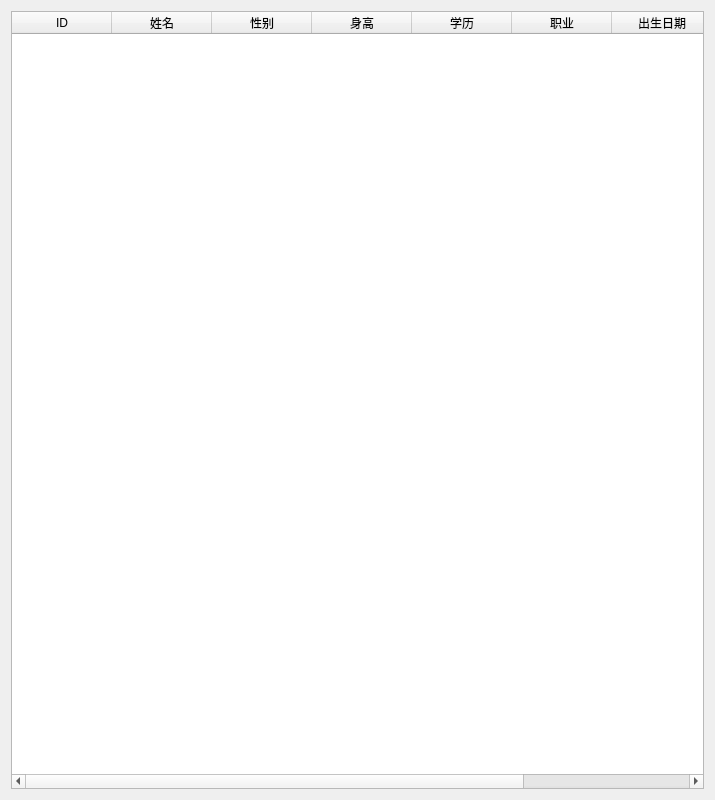
<?xml version="1.0" encoding="UTF-8"?>
<ui version="4.0">
 <class>displayWidget</class>
 <widget class="QWidget" name="displayWidget">
  <property name="geometry">
   <rect>
    <x>0</x>
    <y>0</y>
    <width>715</width>
    <height>800</height>
   </rect>
  </property>
  <property name="windowTitle">
   <string>Form</string>
  </property>
  <layout class="QVBoxLayout" name="verticalLayout">
   <item>
    <widget class="QTableWidget" name="tableWidget">
     <column>
      <property name="text">
       <string>ID</string>
      </property>
     </column>
     <column>
      <property name="text">
       <string>姓名</string>
      </property>
     </column>
     <column>
      <property name="text">
       <string>性别</string>
      </property>
     </column>
     <column>
      <property name="text">
       <string>身高</string>
      </property>
     </column>
     <column>
      <property name="text">
       <string>学历</string>
      </property>
     </column>
     <column>
      <property name="text">
       <string>职业</string>
      </property>
     </column>
     <column>
      <property name="text">
       <string>出生日期</string>
      </property>
     </column>
     <column>
      <property name="text">
       <string>死亡日期</string>
      </property>
     </column>
    </widget>
   </item>
  </layout>
 </widget>
 <resources/>
 <connections/>
</ui>
